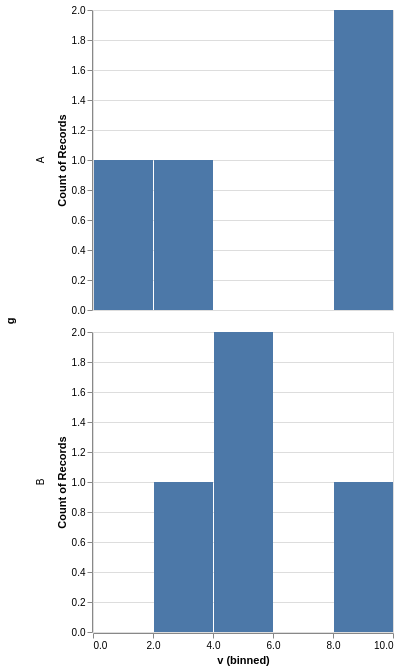

Describe this chart as a Vega-Lite specification.
### Vega-Lite specification from a JSON file in a GitHub repository (floating-point values rounded to 4 significant figures)
{"$schema": "https://vega.github.io/schema/vega-lite/v6.json", "description": "A binned histogram split by a row, so the bin and the facet share one flow.", "data": {"values": [{"g": "A", "v": 1}, {"g": "A", "v": 2}, {"g": "A", "v": 8}, {"g": "A", "v": 9}, {"g": "B", "v": 3}, {"g": "B", "v": 4}, {"g": "B", "v": 4}, {"g": "B", "v": 10}]}, "mark": "bar", "encoding": {"row": {"field": "g", "type": "nominal"}, "x": {"field": "v", "type": "quantitative", "bin": {"maxbins": 5}}, "y": {"aggregate": "count", "type": "quantitative"}}}
